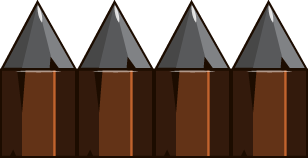
#> input picture no/Spike3.png, 308 x 158 px
$ python combine.py
#> lines starting #> are read from the running program, lines starting #| are printed output that depends on the picture
from PIL import Image

def trim_whitespace(image):
    """이미지에서 불필요한 공백(배경)을 제거하는 함수"""
    # 이미지를 RGBA로 변환 (알파 채널이 있는 경우에만 공백을 정확하게 찾을 수 있음)
    image = image.convert("RGBA")

    # 이미지의 바운딩 박스를 계산
    bbox = image.getbbox()
    if bbox:
        return image.crop(bbox)
    return image

def combine_images(image_path):
    """이미지를 두 개 옆으로 결합하는 함수"""
#> called with image_path = './Spike3.png'
    # 이미지를 불러온다
    img = Image.open(image_path)
#> img is the input picture: PIL image 308x158 RGBA; mean R, G, B, A 58.9, 38.9, 27.4, 199

    # 공백 배경 제거
    img_trimmed = trim_whitespace(img)
#> in trim_whitespace, `bbox = image.getbbox()`: bbox = (0, 0, 308, 158)

    # 결합할 새 이미지의 너비와 높이를 계산
    result_width = img_trimmed.width * 2
#> result_width = 616
    result_height = img_trimmed.height
#> result_height = 158

    # 새 이미지를 생성 (RGBA 모드로 투명 배경을 가짐)
    result_image = Image.new('RGBA', (result_width, result_height), (255, 255, 255, 0))

    # 원본 이미지를 결과 이미지에 붙인다
    result_image.paste(img_trimmed, (0, 0))
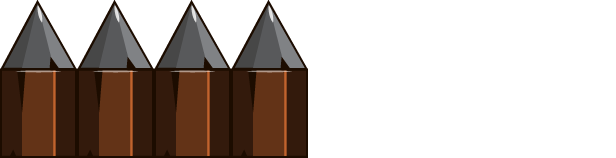
#> result_image: PIL image 616x158 RGBA; mean R, G, B, A 156.9, 147, 141.2, 99.5; transparent parts drawn white
    result_image.paste(img_trimmed, (img_trimmed.width, 0))
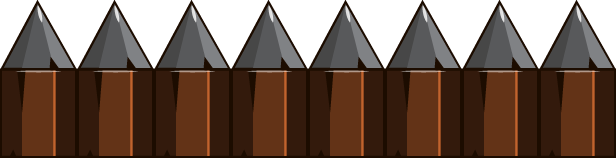
#> result_image: PIL image 616x158 RGBA; mean R, G, B, A 58.9, 38.9, 27.4, 199; transparent parts drawn white

    # 결과 이미지를 저장한다
    result_image.save('./combine/Spike.png')

    return './combine/Spike.png'

# 이미지 파일 경로 설정
image_path = './Spike3.png'  # 이미지 파일 경로

# 이미지 결합 함수 실행
output_path = combine_images(image_path)
print(f"Combined image saved at {output_path}")

$ run again, with no/Spike2.png copied over no/Spike3.png
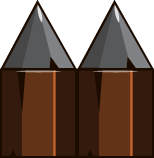
#> input picture no/Spike2.png, 154 x 158 px
#> in combine_images, img is the input picture: PIL image 154x158 RGBA; mean R, G, B, A 58.9, 38.9, 27.4, 199
#> bbox = (0, 0, 154, 158)
#> in combine_images, `result_image.paste(img_trimmed, (0, 0))`:
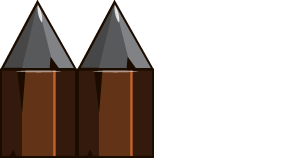
#> result_image: PIL image 308x158 RGBA; mean R, G, B, A 156.9, 147, 141.2, 99.5; transparent parts drawn white
